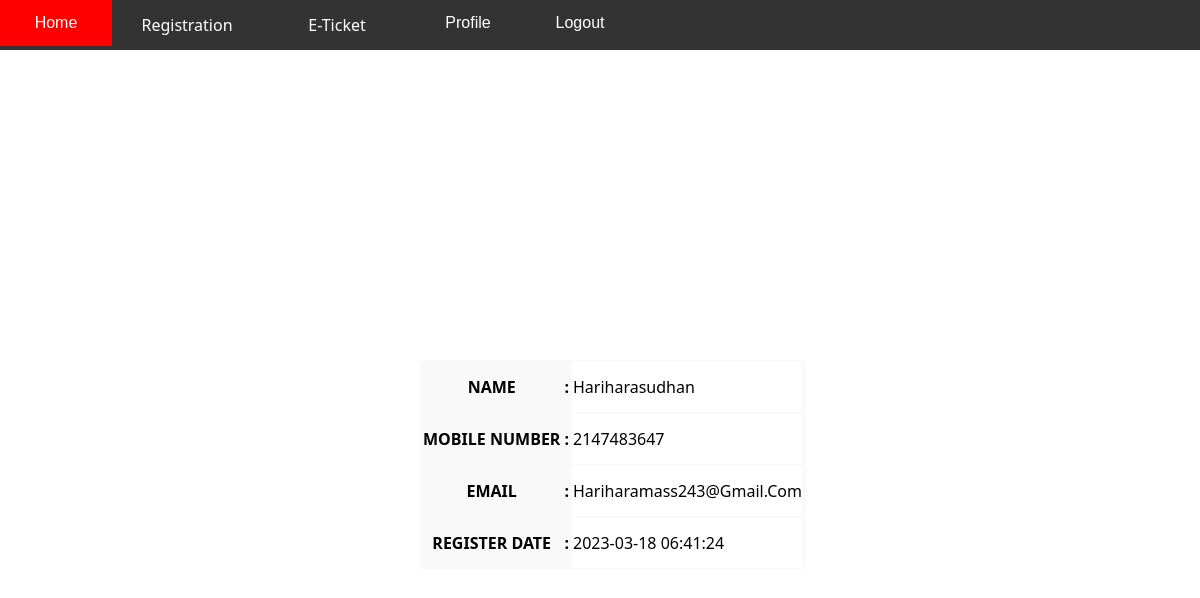
Screenshot of /profile.php (signed in) with the database file from the repository.
### tables this page shows
CREATE TABLE `register` (
  `id` int(6) UNSIGNED NOT NULL,
  `name` varchar(15) NOT NULL,
  `phone_number` varchar(10) NOT NULL,
  `email` varchar(30) NOT NULL,
  `password` varchar(10) NOT NULL,
  `reg_date` timestamp NOT NULL DEFAULT CURRENT_TIMESTAMP ON UPDATE CURRENT_TIMESTAMP
);

### profile.php (the view, shortened to what this page needs)
<?php
include("nav.php");
if(isset($_SESSION['email']))
{
    $check = $_SESSION['email'];
    include ("config.php");
    $sql = "SELECT * FROM register where email = '$check';";
    $result = mysqli_query($con,$sql);
    if (mysqli_num_rows($result)>0)
    {
        while ($row = mysqli_fetch_assoc($result))
        {
            $name = $row['name'];
            $phonenumber = $row['phone_number'];
            $email = $check;
            $reg = $row["reg_date"];
        }
    }
?>
<!DOCTYPE html>
<html lang="en">
<head>
    <link rel="stylesheet" href="style.css">
</head>
<body class="profile">
        <table>
            <tr>
            <th>name</th>
            <th>:</th>
            <td><?php  echo $name;?></td>
            </tr>
            <tr>
                <th>Mobile number</th>
                <th>:</th>
                 <td><?php echo $phonenumber;?></td>
            </tr>
            <tr>
                <th>email</th>
                <th>:</th>
                <td> <?php echo $email;?> </td>
            </tr>
            <tr>
                <th>register date  </th>
                <th>:</th>
                <td><?php echo $reg;?></td>
            </tr>
        </table>
</body>
</html>
<?php
}
else{
    header("location:index.php");
}
?>

### select.css (style rules this page uses)
* { text-transform: capitalize; font-family: Verdana, Geneva, Tahoma, sans-serif; }

### style.css (style rules this page uses)
* { font-family: system-ui, -apple-system, BlinkMacSystemFont, 'Segoe UI', Roboto, Oxygen, Ubuntu, Cantarell, 'Open Sans', 'Helvetica Neue', sans-serif; }
body { background-image: url(landing.jpg); background-size: cover; background-repeat: no-repeat; }
.profile { margin: 0; background: url("home.jpg"); background-repeat: no-repeat; background-size: cover; }
.profile table { background-color: #f1f1f172; border:none; border-radius:5px; width:max-content + 30px; position:absolute; left:35%; top:45%; }
.profile table tr { height:50px; }
.profile th { text-transform: uppercase; }
.profile td { background-color:white; }

### rows the page displays
register: name "Hariharasudhan", phone_number "2147483647", reg_date "2023-03-18 06:41:24"

### other values shown
$email "Hariharamass243@gmail.com"
